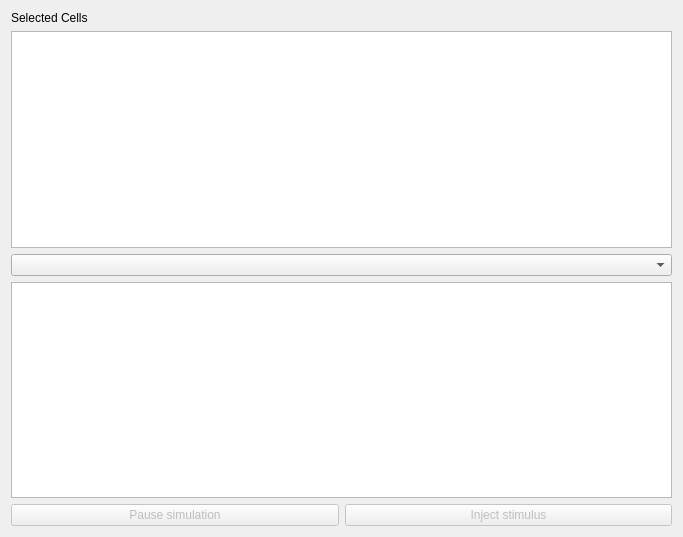
<?xml version="1.0" encoding="UTF-8"?>
<ui version="4.0">
 <class>steeringWidget</class>
 <widget class="QWidget" name="steeringWidget">
  <property name="enabled">
   <bool>true</bool>
  </property>
  <property name="geometry">
   <rect>
    <x>0</x>
    <y>0</y>
    <width>683</width>
    <height>537</height>
   </rect>
  </property>
  <property name="sizePolicy">
   <sizepolicy hsizetype="Preferred" vsizetype="Preferred">
    <horstretch>0</horstretch>
    <verstretch>0</verstretch>
   </sizepolicy>
  </property>
  <property name="windowTitle">
   <string>Simulation</string>
  </property>
  <layout class="QGridLayout" name="gridLayout">
   <item row="7" column="0">
    <layout class="QHBoxLayout" name="horizontalLayout_4">
     <item>
      <widget class="QPushButton" name="btnPlayPauseSimulation">
       <property name="enabled">
        <bool>false</bool>
       </property>
       <property name="text">
        <string>Pause simulation</string>
       </property>
       <property name="flat">
        <bool>false</bool>
       </property>
      </widget>
     </item>
     <item>
      <widget class="QPushButton" name="btnInjectStimulus">
       <property name="enabled">
        <bool>false</bool>
       </property>
       <property name="text">
        <string>Inject stimulus</string>
       </property>
       <property name="flat">
        <bool>false</bool>
       </property>
      </widget>
     </item>
    </layout>
   </item>
   <item row="1" column="0">
    <widget class="QTextEdit" name="txtCellIds">
     <property name="maximumSize">
      <size>
       <width>16777215</width>
       <height>600</height>
      </size>
     </property>
    </widget>
   </item>
   <item row="2" column="0">
    <widget class="QComboBox" name="generatorsComboBox"/>
   </item>
   <item row="0" column="0">
    <widget class="QLabel" name="label">
     <property name="text">
      <string>Selected Cells</string>
     </property>
    </widget>
   </item>
   <item row="3" column="0">
    <layout class="QHBoxLayout" name="horizontalLayout">
     <property name="sizeConstraint">
      <enum>QLayout::SetDefaultConstraint</enum>
     </property>
     <item>
      <widget class="QTableView" name="tblGeneratorProperties"/>
     </item>
    </layout>
   </item>
  </layout>
 </widget>
 <resources/>
 <connections/>
</ui>
